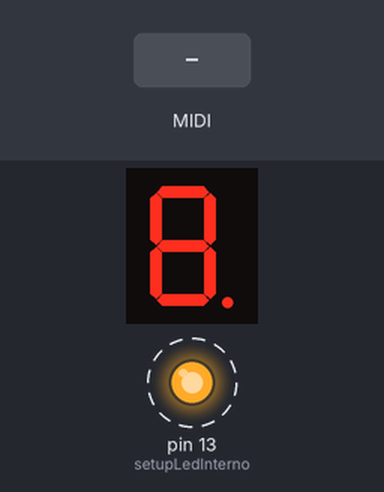
Bench run of a sketch on a simulated Teensy 4. Shown: 1-digit seven-segment display, output pins drawn as LEDs (lit = HIGH). Wiring (inferred from the names in the program): 1-digit 7-segment display, segments lit when LOW: segments pin 4, pin 5, pin 6, pin 9, pin 10, A1, A2, pin 3. Dashed ring = blinking. Inputs (shaded band) come from the test bench. The segment pins are drawn as the display they are named for; pins used as bus, display or sensor lines are not drawn; what the sketch prints to the serial monitor is not drawn.

Above: at 1.2 s.
1.3 s: MIDI note 36 received
4.3 s: MIDI note 64 received
7.3 s: MIDI note 67 received
Timing chart, 0 to 16.3 s (numbered marks = the images above; inputs shaded):
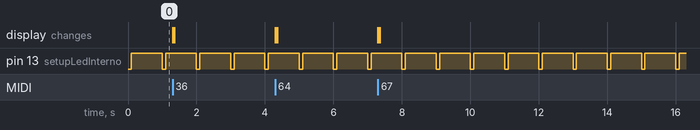

Measured:
- by itself, pin 13 (setupLedInterno): alternates HIGH for 0.90 s and LOW for 0.10 s

The sketch:

strangeTrigger_2025.ino
```cpp
void setup() {

  Serial.begin(9600);

  setupLedInterno();

  setupPinesSalida();

  setupMIDI();

}

void loop() {

  loopLedInterno();

  loopMIDI();
}
```

NotaSolenoide.h
```cpp
#include "Arduino.h"


class NotaSolenoide {
public:

  bool estado = false;
  unsigned long inicioNota;
  unsigned long duracionNota;

  int _pin;
  byte _nota;


  // constructor
  NotaSolenoide(int pin, byte nota) {
    _pin = pin;
    _nota = nota % 12;
  }

  void trigger(byte note, byte velocity) {
    // cuando le llega el trigger

    // guarda ese momento
    if (note % 12 == _nota) {
      Serial.println("hice un trigger");
      estado = true;
      inicioNota = millis();
      duracionNota = map(velocity, 0, 127, anchoMinimo, anchoMaximo);
      digitalWrite(_pin, 1);
    }
  }

  void update() {
    if (estado && inicioNota + duracionNota < millis()) {
      estado = false;
      Serial.println("apague esto");
      digitalWrite(_pin, 0);
    }
  }
};
```

strangeINFO.ino
```cpp
// codigo original @misaaaaaa
// v0.0.1 2025-05-11

// siguientes versiones
// por @misaaaaaa y @montoyamoraga

// para teensy 4.0

// calibrar el ancho del tiempo de activacion del trigger
// segun velocidad de la nota midi

// hay 3 notas midi, una por woodblock
// podemos incluso hacerlo con siete

// input: nota midi con velocidad midi
// procesamos
// out[]

// variables de longitud de pulso minimo y maximo

// operador modulo %12 para llevarlo a escala 0-11
// do, re, mi, fa, sol, la, si
```

strangeLED.ino
```cpp
elapsedMillis blinking;

bool led13State = 0;

void setupLedInterno() {
  pinMode(13, OUTPUT);
}

void loopLedInterno() {

  if (blinking >= 900 && led13State == HIGH) {
    led13State = LOW;
    blinking = blinking - 900;
  }
  if (blinking >= 100 && led13State == LOW) {
    led13State = HIGH;
    blinking = blinking - 100;
  }
  digitalWrite(13, led13State);
}
```

strangeMIDI.ino
```cpp
#include "NotaSolenoide.h"

NotaSolenoide solenoides[] = {
  NotaSolenoide(outPin[0], notas[0]),
  NotaSolenoide(outPin[1], notas[1]),
  NotaSolenoide(outPin[2], notas[2]),
  NotaSolenoide(outPin[3], notas[3]),
  NotaSolenoide(outPin[4], notas[4]),
  NotaSolenoide(outPin[5], notas[5]),
  NotaSolenoide(outPin[6], notas[6]),
  NotaSolenoide(outPin[7], notas[7])
};


// bool notaON[] = { false, false, false, false, false, false, false, false };

void setupMIDI() {
  usbMIDI.setHandleNoteOn(myNoteOn);
  // usbMIDI.setHandleNoteOff(myNoteOff);
}

void loopMIDI() {
  usbMIDI.read();

  for (int i = 0; i < numeroSolenoides; i++) {
    solenoides[i].update();
  }

  // for (int i = 0; i < numeroSolenoides; i++) {
  //   if (nota % 12 == notas[i] % 12) {
  //     if (notaON[i]) {
  //       digitalWrite(outPin[i], 1);
  //       // analogWrite(outPin[i], 255);
  //     } else {
  //       digitalWrite(outPin[i], 0);
  //     }
  //   }
  // }
}

// void myNoteOff(byte channel, byte note, byte velocity) {
//   nota = note;
//   canal = channel;
//   vel = velocity - 64;

//   for (int i = 0; i < numeroSolenoides; i++) {
//     if (nota % 12 == notas[i] % 12) {
//       notaON[i] = false;
//     }
//   }
// }

void myNoteOn(byte channel, byte note, byte velocity) {
  // nota = note;
  // canal = channel;
  // vel = velocity;

  for (int i = 0; i < numeroSolenoides; i++) {
    solenoides[i].trigger(note, velocity);
  }


  // for (int i = 0; i < numeroSolenoides; i++) {
  //   if (nota % 12 == notas[i] % 12) {
  //     notaON[i] = true;
  //   }
  // }
}
```

strangeConfiguracion.ino
```cpp
#define numeroSolenoides 8

// parte en re bemol para que no emita
byte nota = 1;
byte canal = 1;
byte vel = 0;

// en milisegundos
int anchoMinimo = 25;
int anchoMaximo = 60;

//NOTAS RECONOCIBLES POR MIDI EN LA OCTAVA 0 (C0-G0)
// do, re, mi, fa, sol, la, si, sib
byte notas[] = { 24, 26, 28, 29, 31, 33, 35, 34 };

// pines de salida
byte outPin[] = { 3, 4, 5, 6, 9, 10, 15, 16 };

void setupPinesSalida() {
  for (int i = 0; i < numeroSolenoides; i++) {
    pinMode(outPin[i], OUTPUT);
    digitalWrite(outPin[i], 0);
  }
}
```
